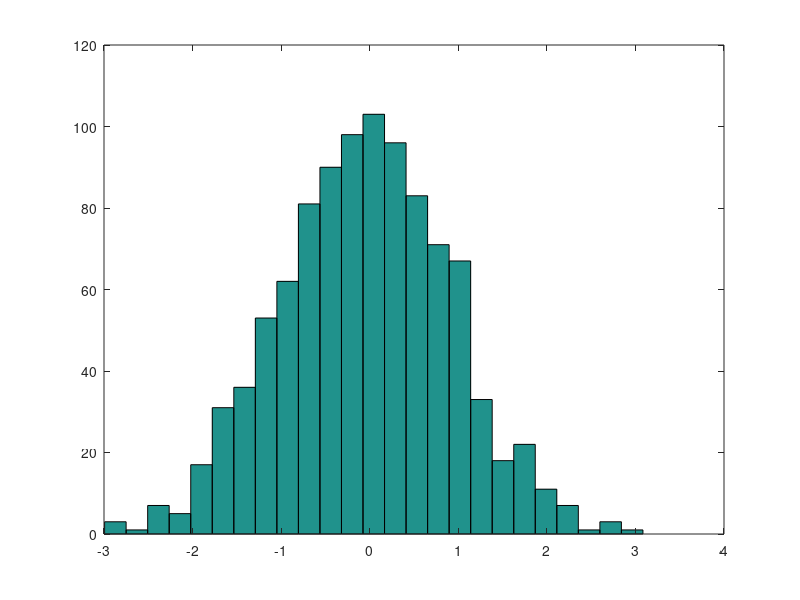
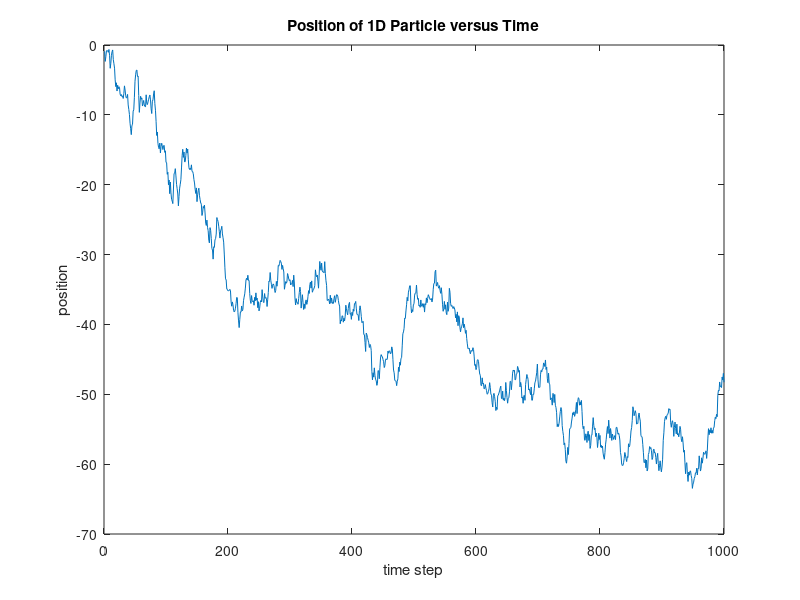
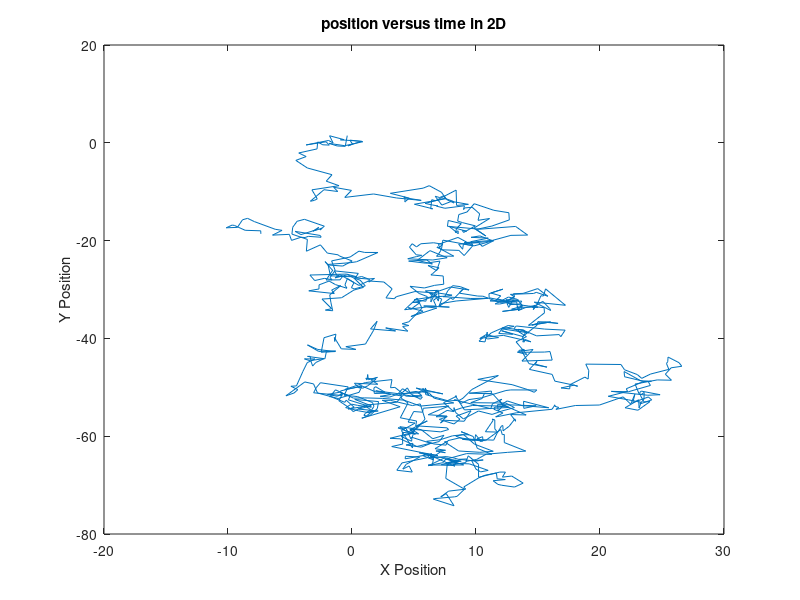
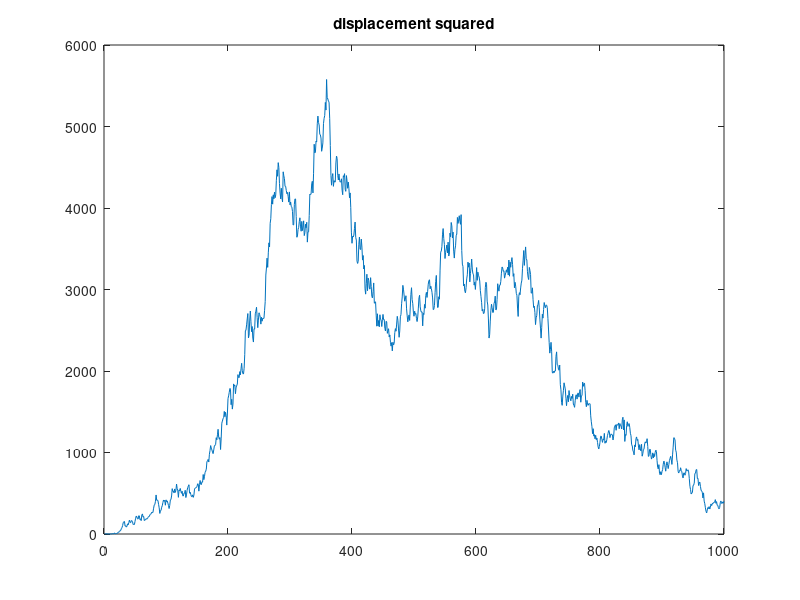

The MATLAB source for these figures, in order:
% Brownian Motion Tutorial.

% 

N = 1000; displacement = randn(1,N); plot(displacement);

figure(1);
hist(displacement, 25);


figure(2);
x = cumsum(displacement);
plot(x);
ylabel('position');
xlabel('time step');
title('Position of 1D Particle versus Time');

figure(3);
particle = struct();
particle.x = cumsum( randn(N, 1) );
particle.y = cumsum( randn(N, 1) );
plot(particle.x, particle.y);
ylabel('Y Position');
xlabel('X Position');
title('position versus time in 2D');

figure(4);
dsquared = particle.x .^ 2 + particle.y .^ 2;
plot(dsquared);
title('displacement squared');


%% Theoretical value of diffusion coefficient
close all;

d    = 1.0e-6;              % radius in meters
eta  = 1.0e-3;              % viscosity of water in SI units (Pascal-seconds) at 293 K
kB   = 1.38e-23;            % Boltzmann constant
T    = 293;                 % Temperature in degrees Kelvin

D    = kB * T / (3 * pi * eta * d)


%% More realistic particle
close all;

dimensions = 2;         % two dimensional simulation
tau = .1;               % time interval in seconds
time = tau * 1:N;       % create a time vector for plotting

k = sqrt(D * dimensions * tau);
dx = k * randn(N,1);
dy = k * randn(N,1);

x = cumsum(dx);
y = cumsum(dy);

dSquaredDisplacement = (dx .^ 2) + (dy .^ 2);
 squaredDisplacement = ( x .^ 2) + ( y .^ 2);

 figure;
plot(x,y);
title('Particle Track of a Single Simulated Particle');

figure;

hold on;
plot(time, (0:1:(N-1)) * 2*k^2 , 'k', 'LineWidth', 3);      % plot theoretical line

plot(time, squaredDisplacement);
hold off;
xlabel('Time');
ylabel('Displacement Squared');
title('Displacement Squared versus Time for 1 Particle in 2 Dimensions');

simulatedD = mean( dSquaredDisplacement ) / ( 2 * dimensions * tau )
standardError = std( dSquaredDisplacement ) / ( 2 * dimensions * tau * sqrt(N) )
actualError = D - simulatedD


figure;
dx = dx + 0.2 * k;
dy = dy + 0.05 * k;

x = cumsum(dx);
y = cumsum(dy);

dSquaredDisplacement = (dx .^ 2) + (dy .^ 2);
 squaredDisplacement = ( x .^ 2) + ( y .^ 2);

simulatedD    = mean( dSquaredDisplacement ) / ( 2 * dimensions * tau )
standardError = std(  dSquaredDisplacement ) / ( 2 * dimensions * tau * sqrt(N) )
actualError = D - simulatedD

plot(x,y);
title('Particle Track of a Single Simulated Particle with Bulk Flow');

%%

clf;
hold on;
plot(time, (0:1:(N-1)) * 2*k^2 , 'k', 'LineWidth', 3);      % plot theoretical line
plot(time, squaredDisplacement);
hold off;

xlabel('Time');
ylabel('Displacement Squared');
title('Displacement Squared versus Time with Bulk Flow');

particleCount = 10;
N = 50;
tau = .1;
time = 0:tau:(N-1) * tau;
particle = { };             % create an empty cell array to hold the results

for i = 1:particleCount
    particle{i} = struct();
    particle{i}.dx = k * randn(1,N);
    particle{i}.x = cumsum(particle{i}.dx);
    particle{i}.dy = k * randn(1,N);
    particle{i}.y = cumsum(particle{i}.dy);
    particle{i}.drsquared = particle{i}.dx .^2 + particle{i}.dy .^ 2;
    particle{i}.rsquared = particle{i}.x .^ 2 + particle{i}.y .^ 2;
    particle{i}.D = mean( particle{i}.drsquared ) / ( 2 * dimensions * tau );
    particle{i}.standardError = std( particle{i}.drsquared ) / ( 2 * dimensions * tau * sqrt(N) );
end

figure;
clf;
hold on;
for i = 1:particleCount
    plot(particle{i}.x, particle{i}.y, 'color', rand(1,3));
end

xlabel('X position (m)');
ylabel('Y position (m)');
title('Combined Particle Tracks');
hold off;

%%
% compute the ensemble average
rsquaredSum = zeros(1,N);

for i = 1:particleCount
    rsquaredSum = rsquaredSum + particle{i}.rsquared;
end

ensembleAverage = rsquaredSum / particleCount;

% create the plot
clf;
hold on;
plot(time, (0:1:(N-1)) * 2*k^2 , 'b', 'LineWidth', 3);      % plot theoretical line

plot(time, ensembleAverage , 'k', 'LineWidth', 3);          % plot ensemble average
legend('Theoretical','Average','location','NorthWest');

for i = 1:particleCount
    plot(time, particle{i}.rsquared, 'color', rand(1,3));   % plot each particle track
end

xlabel('Time (seconds)');
ylabel('Displacement Squared (m^2)');
title('Displacement Squared vs Time');
hold off;

%%
clear D e dx;

% extract the D value from each simulation and place them all into a single
% matrix called 'D'
for i = 1:particleCount
    D(i) = particle{i}.D;
    dx(i,:) = particle{i}.dx;
    e(i) = particle{i}.standardError;
end

% compute the estimate of D and the uncertainty
averageD = mean(D)
uncertainty = std(D)/sqrt(particleCount)

% plot everything
clf;
hold on;

plot(averageD * ones(1,particleCount), 'b', 'linewidth', 3);                    % plot estimated D
plot((averageD + uncertainty) * ones(1,particleCount), 'g-', 'linewidth', 1);   % plot upper error bar
plot((averageD - uncertainty) * ones(1,particleCount), 'g-', 'linewidth', 1);   % plot lower error bar
errorbar(D,e,'ro');                                                             % plot D values with error bars

xlabel('Simulation Number');
ylabel('Estimated Diffusion Coefficient');
title('Estimated Diffusion Coefficient with Error Bars')
legend('Average Value of D', 'location', 'NorthWest');

hold off;
